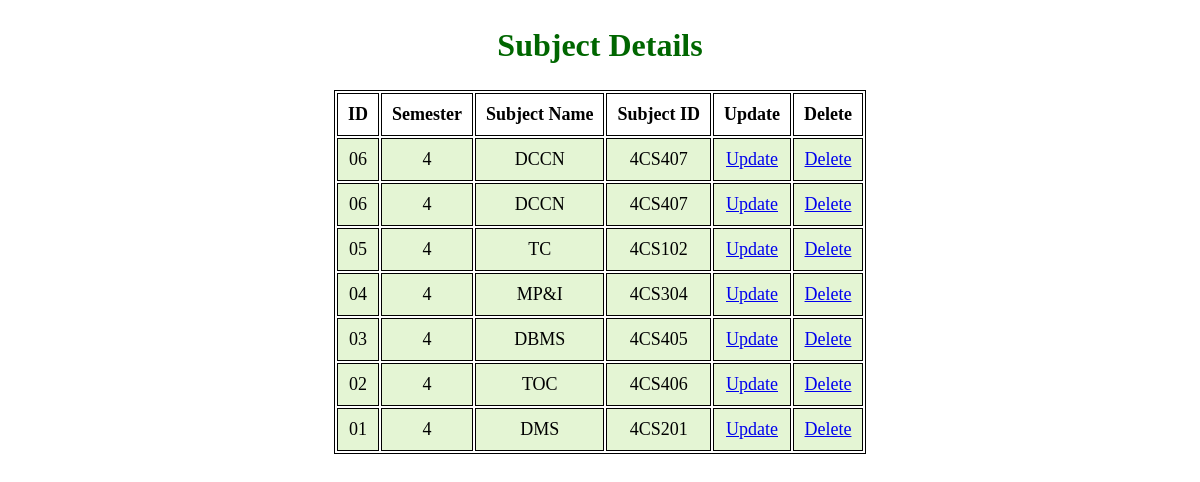
The page /ApnaCollege/Subject/View_Subject.php on the database its author committed.
### tables this page shows
CREATE TABLE `subjects` (
  `id` varchar(10) NOT NULL,
  `semester` varchar(10) NOT NULL,
  `subjectname` varchar(20) NOT NULL,
  `subjectid` varchar(10) NOT NULL
);

### ApnaCollege/Subject/View_Subject.php (the view, shortened to what this page needs)
<?php
include_once "../Connect/connection.php";
$sql = "SELECT * FROM subjects ORDER BY id DESC ";
$result=mysqli_query($conn,$sql);
?>
<!DOCTYPE html>
<html lang="en">
<head>
</head>
<body>
    <section>
        <h1>Subject Details</h1>
        <table>
            <tr>
        <th>ID</th>
        <th>Semester</th>
        <th>Subject Name</th>
        <th>Subject ID</th>
        <th>Update</th>
        <th>Delete</th>
            </tr>
            <?php
                while($rows=$result->fetch_assoc())
                {
             ?>
            <tr>
                <td><?php echo $rows['id'];?></td>
				<td><?php echo $rows['semester'];?></td>
                <td><?php echo $rows['subjectname'];?></td>
                <td><?php echo $rows['subjectid'];?></td>
                <td><a href="update1.php?id=<?php echo $rows['id']; ?>">Update</a></td>
                <td><a href="delete1.php?id=<?php echo $rows['id']; ?>">Delete</a></td>
            </tr>
            <?php
                }
             ?>
        </table>
    </section>
</body>
</html>

### ApnaCollege/Subject/View_Subject.php (style rules this page uses)
table { margin: 0 auto; font-size: large; border: 1px solid black; }
h1 { text-align: center; color: #006600; font-size: xx-large; font-family: 'Gill Sans', 'Gill Sans MT', ' Calibri', 'Trebuchet MS', 'sans-serif'; }
td { background-color: #E4F5D4; border: 1px solid black; }
th, td { font-weight: bold; border: 1px solid black; padding: 10px; text-align: center; }
td { font-weight: lighter; }

### rows shown on the page
subjects: id "06", semester "4", subjectname "DCCN", subjectid "4CS407"
subjects: id "06", semester "4", subjectname "DCCN", subjectid "4CS407"
subjects: id "05", semester "4", subjectname "TC", subjectid "4CS102"
subjects: id "04", semester "4", subjectname "MP&I", subjectid "4CS304"
subjects: id "03", semester "4", subjectname "DBMS", subjectid "4CS405"
subjects: id "02", semester "4", subjectname "TOC", subjectid "4CS406"
subjects: id "01", semester "4", subjectname "DMS", subjectid "4CS201"
